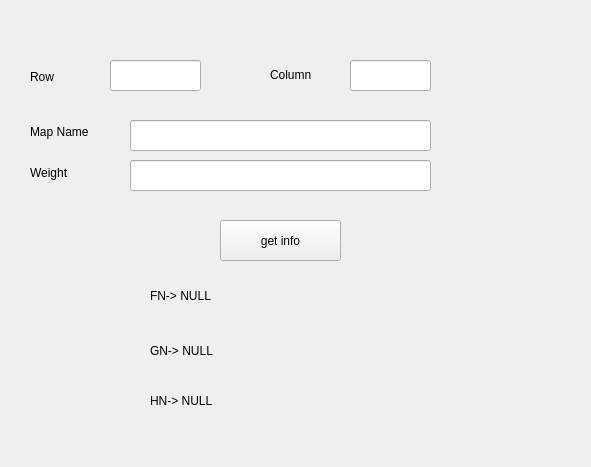
<?xml version="1.0" encoding="UTF-8"?>
<ui version="4.0">
 <class>PathDisplay</class>
 <widget class="QWidget" name="PathDisplay">
  <property name="geometry">
   <rect>
    <x>0</x>
    <y>0</y>
    <width>591</width>
    <height>467</height>
   </rect>
  </property>
  <property name="windowTitle">
   <string>Form</string>
  </property>
  <widget class="QLineEdit" name="le_row_number">
   <property name="geometry">
    <rect>
     <x>110</x>
     <y>60</y>
     <width>91</width>
     <height>31</height>
    </rect>
   </property>
  </widget>
  <widget class="QLineEdit" name="le_column_number">
   <property name="geometry">
    <rect>
     <x>350</x>
     <y>60</y>
     <width>81</width>
     <height>31</height>
    </rect>
   </property>
  </widget>
  <widget class="QLabel" name="label">
   <property name="geometry">
    <rect>
     <x>30</x>
     <y>56</y>
     <width>71</width>
     <height>41</height>
    </rect>
   </property>
   <property name="text">
    <string>Row</string>
   </property>
  </widget>
  <widget class="QLabel" name="label_2">
   <property name="geometry">
    <rect>
     <x>270</x>
     <y>50</y>
     <width>101</width>
     <height>51</height>
    </rect>
   </property>
   <property name="text">
    <string>&lt;html&gt;&lt;head/&gt;&lt;body&gt;&lt;p&gt;Column&lt;/p&gt;&lt;/body&gt;&lt;/html&gt;</string>
   </property>
  </widget>
  <widget class="QLabel" name="label_FN">
   <property name="geometry">
    <rect>
     <x>150</x>
     <y>270</y>
     <width>151</width>
     <height>51</height>
    </rect>
   </property>
   <property name="text">
    <string>FN-&gt; NULL</string>
   </property>
  </widget>
  <widget class="QLabel" name="label_GN">
   <property name="geometry">
    <rect>
     <x>150</x>
     <y>320</y>
     <width>151</width>
     <height>61</height>
    </rect>
   </property>
   <property name="text">
    <string>GN-&gt; NULL</string>
   </property>
  </widget>
  <widget class="QLabel" name="label_HN">
   <property name="geometry">
    <rect>
     <x>150</x>
     <y>370</y>
     <width>171</width>
     <height>61</height>
    </rect>
   </property>
   <property name="text">
    <string>HN-&gt; NULL</string>
   </property>
  </widget>
  <widget class="QPushButton" name="bt_get_info">
   <property name="geometry">
    <rect>
     <x>220</x>
     <y>220</y>
     <width>121</width>
     <height>41</height>
    </rect>
   </property>
   <property name="text">
    <string>get info</string>
   </property>
  </widget>
  <widget class="QLabel" name="label_3">
   <property name="geometry">
    <rect>
     <x>30</x>
     <y>111</y>
     <width>91</width>
     <height>41</height>
    </rect>
   </property>
   <property name="text">
    <string>Map Name</string>
   </property>
  </widget>
  <widget class="QLabel" name="label_4">
   <property name="geometry">
    <rect>
     <x>30</x>
     <y>147</y>
     <width>81</width>
     <height>51</height>
    </rect>
   </property>
   <property name="text">
    <string>Weight</string>
   </property>
  </widget>
  <widget class="QLineEdit" name="le_map_name">
   <property name="geometry">
    <rect>
     <x>130</x>
     <y>120</y>
     <width>301</width>
     <height>31</height>
    </rect>
   </property>
  </widget>
  <widget class="QLineEdit" name="le_weight">
   <property name="geometry">
    <rect>
     <x>130</x>
     <y>160</y>
     <width>301</width>
     <height>31</height>
    </rect>
   </property>
  </widget>
 </widget>
 <resources/>
 <connections/>
</ui>
